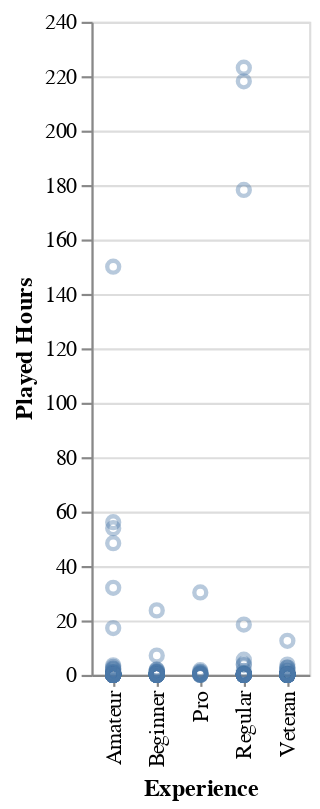

The cell this chart's notebook holds for it:
### Markdown cell above
### Correlation between Experience and Played hours ###

### Code cell
#Plot preliminary graph
experience_plot = alt.Chart(player_data).mark_point(opacity=0.4).encode(
    x=alt.X('experience:N').title("Experience"),
    y=alt.Y("played_hours:Q").title("Played Hours"),
).configure_axis(titleFontSize=11)
experience_plot

### Figure 1 — Vega-Lite specification as saved in the notebook (floating-point values rounded to 4 significant figures; data arrays with more than 128 entries replaced by an {"elided": "..."} marker saying what was removed)
{"config": {"view": {"continuousWidth": 300, "continuousHeight": 300}, "axis": {"titleFontSize": 11}}, "data": {"name": "data-6d7f1fd46a3d33e7bdea28f3005f4d7a"}, "mark": {"type": "point", "opacity": 0.4}, "encoding": {"x": {"field": "experience", "title": "Experience", "type": "nominal"}, "y": {"field": "played_hours", "title": "Played Hours", "type": "quantitative"}}, "$schema": "https://vega.github.io/schema/vega-lite/v5.20.1.json", "datasets": {"data-6d7f1fd46a3d33e7bdea28f3005f4d7a": {"elided": "196 records"}}}
